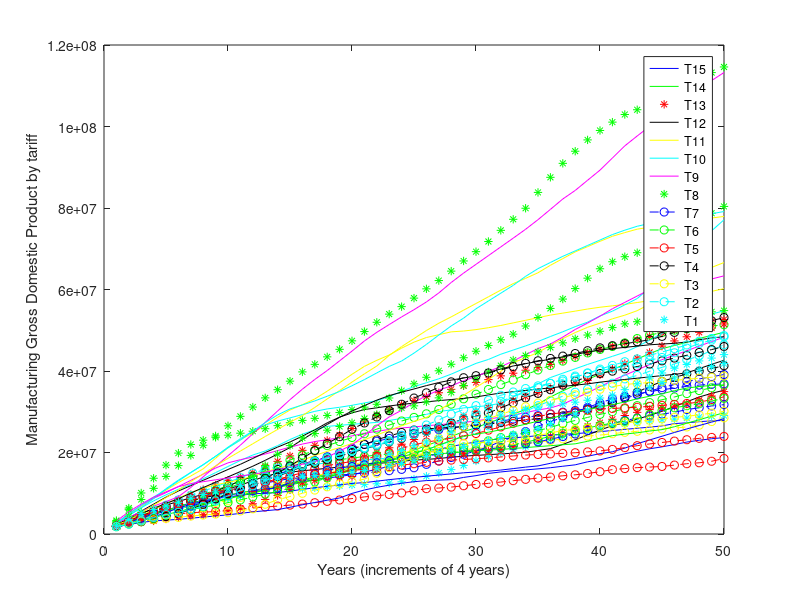

Source code (MATLAB):
%AM115 Final Project - Individual Agent Sector Investment: TARIFF
%SIMULATION 

%population/firm initialization 
incomelevels = 4;
indperlev = 100;
years = 50;
firmsperlev = 10;
familysize = 6;

%%%%productivity output by firm level compared with income level 1 output 
OutputProd = [1 1.075 1.2 1.3];


%Firm size transition matrix : http://www.jadafea.com/wp-content/uploads/2015/12/JAD_vol17-2_ch3.pdf
T1 = [0.66 0.21 0.08 0.04;
     0.19 0.44 0.15 0.22;
     0.08 0.18 0.31 0.43;
     0.01 0.01 0.08 0.90];
     

%savings rates for each quartile
savings = [.014 .02 .06 .12];


%consumption by quintile for Sierra Leone 
%https://archive.lib.msu.edu/DMC/African%20Working%20Papers/AREP/AREP16/AREP16.pdf
%consumption of quintile 1
sq1 = [.266 .535 .043 .019];
%consumption of quintile 2
sq2 = [.260 .522 .056 .02];
%consumption of quintile 3
sq3 = [.257 .476 .062 .021];
%consumption of quintile 4
sq4 = [.254 .509 .069 .021]; 

% % % % % % % % % % % % % % %%%consuming of all quintile one products by every other quintile 
% % % % % % % % % % % % % % ssq1 = [.266 .260 .257 .254]; %consumption of q1 products by q1 q2 q3 q4
% % % % % % % % % % % % % % ssq2 = [.535 .522 .476 .509]; %consumption of q2 products by q1 q2 q3 q4
% % % % % % % % % % % % % % ssq3 = [.043 .056 .062 .069]; %consumption of q3 products by q1 q2 q3 q4
% % % % % % % % % % % % % % ssq4 = [.019+.135 .02+.141 .021+.144 .021+.147]; %consumption of q4 products by q1 q2 q3 q4
% % % % % % % % % % % % % % 
% % % % % % % % % % % % % % SQX = [.266 .260 .257 .254;
% % % % % % % % % % % % % %       .535 .522 .476 .509;
% % % % % % % % % % % % % %       .043 .056 .062 .069;
% % % % % % % % % % % % % %       .019+.135 .02+.141 .021+.144 .021+.147];
  

%%%%% exporting share by firm size  %%%%%

k = [20/25 3/25 1/25 1/25];
expshare = ones(incomelevels, firmsperlev) .* k';

%%%%%%%%%TARIFF RANGE INITIALIZATION%%%%%%%
Tarrif = [0 .10 .20 .35 .45 .65 .82 .91 .100 .107 .115 .123 .130 .135 .142]; 
Tmag = 15;
%gdptariff = zeros(years, Tmag);

%%%%%%%%%%%%%%%%%%%%%%%%%%%%SIMULATION%%%%%%%%%%%%%%%%%%%%%%%%%%%%%%%%%%%%%
%%%%%%%%%%%%%%%%%%%%%%%%%%%%%%%%%%%%%%%%%%%%%%%%%%%%%%%%%%%%%%%%%%%%%%%%%%%

simulations = 3;



for x = 1:simulations

        gdptariff = zeros(years, Tmag);

        for t = 1:Tmag
                %%%%%%%%%%%%%%%%%%%%%%REINITIALIZATION%%%%%%%%%%%%%%%%%%%%%%%%%%%
                %reinitialization
                pop = ones(incomelevels, indperlev); 
                pop(2,:) = 2;
                pop(3,:) = 3;
                pop(4,:) = 4;

                %%%%%plotting matrices: 
                firmplot = zeros(years, incomelevels);
                wealthplot = zeros(years, incomelevels);
                gdpplot = zeros(years, incomelevels);

                %reinitializing wagesincome 
                wagesincome = [1.5*260 5.75*260 15.75*260 25*260];

                %reinitializing each firms income per year 
                ssq1 = [.266 .260 .257 .254]; %consumption of q1 products by q1 q2 q3 q4
                ssq2 = [.535 .522 .476 .509]; %consumption of q2 products by q1 q2 q3 q4
                ssq3 = [.043 .056 .062 .069]; %consumption of q3 products by q1 q2 q3 q4
                ssq4 = [.019 .02 .021 .021];
                %firmincome = zeros(incomelevels, indperlev); 
                %firmincome = zeros(incomelevels, firmsperlev);
                firmincome = ones(incomelevels, firmsperlev);
                firmincome(1,:) = firmincome(1,:) .* (OutputProd(1)).*((sum((wagesincome .* (1.-savings) .* ssq1).* indperlev)/firmsperlev) - ((wagesincome(1) .* (indperlev/familysize))/firmsperlev));
                firmincome(2,:) = firmincome(2,:) .* (OutputProd(2)).*((sum((wagesincome .* (1.-savings) .* ssq2).* indperlev)/firmsperlev) - ((wagesincome(2) .* (indperlev/familysize))/firmsperlev));
                firmincome(3,:) = firmincome(3,:) .* (OutputProd(3)).*((sum((wagesincome .* (1.-savings) .* ssq3).* indperlev)/firmsperlev) - ((wagesincome(3) .* (indperlev/familysize))/firmsperlev));
                firmincome(4,:) = firmincome(4,:) .* (OutputProd(4)).*((sum((wagesincome .* (1.-savings) .* ssq4).* indperlev)/firmsperlev) - ((wagesincome(4) .* (indperlev/familysize))/firmsperlev));

                wealth = zeros(incomelevels, indperlev);
                manugdp = zeros(years, 1);
                
                %%%%%%%%%%%%%%%%%%%%%%REINITIALIZATION%%%%%%%%%%%%%%%%%%%%%%%%%%%

                %%%consuming of all quintile one products by every other quintile 
                ssq1 = [.266 .260 .257 .254]; %consumption of q1 products by q1 q2 q3 q4
                ssq2 = [.535 .522 .476 .509]; %consumption of q2 products by q1 q2 q3 q4
                ssq3 = [.043 .056 .062 .069]; %consumption of q3 products by q1 q2 q3 q4
                ssq4 = [.019+Tarrif(t) .02+Tarrif(t) .021+Tarrif(t) .021+Tarrif(t)]; %consumption of q4 products by q1 q2 q3 q4

                SQX = [.266 .260 .257 .254;
                      .535 .522 .476 .509;
                      .043 .056 .062 .069;
                      .019+Tarrif(t) .02+Tarrif(t) .021+Tarrif(t) .021+Tarrif(t)];


                for i = 1:years

                        for r = 1:incomelevels %for each individual in each income level at year i
                            %%%%%%%%%%%%%%%%%%%%
                            %wagesincome = [1.5*260 5.75*260 15.75*260 25*260];
                            %changing wages based on firm output, and probability of
                            %individual switching from smaller firm to bigger firm or vice
                            %versa
                            rnd = rand(1.0);
                            if (wagesincome(r) == 1.5 * 260) %%%%% <========= maybe change to firm output levels? 
                                if (rnd < T1(1,2))
                                    wagesincome(r) = 5.75 * 260;
                                elseif (rnd < T1(1,3))
                                    wagesincome(r) = 15.75 * 260;
                                elseif (rnd < T1(1,4))
                                    wagesincome(r) = 25 * 260;
                                else
                                    wagesincome(r) = 1.5 * 260; 
                                end
                            end
                            rnd = rand(1.0);
                            if (wagesincome(r) == 5.75 * 260)
                                if (rnd < T1(2,1))
                                    wagesincome(r) = 1.5 * 260;
                                elseif (rnd < T1(2,3))
                                    wagesincome(r) = 15.75 * 260;
                                elseif (rnd < T1(2,4))
                                    wagesincome(r) = 25 * 260;
                                else
                                    wagesincome(r) = 5.75 * 260; 
                                end
                            end
                            rnd = rand(1.0);
                            if (wagesincome(r) == 15.75 * 260)
                                if (rnd < T1(3,1))
                                    wagesincome(r) = 1.5 * 260;
                                elseif (rnd < T1(3,2))
                                    wagesincome(r) = 5.75 * 260;
                                elseif (rnd < T1(3,4))
                                    wagesincome(r) = 25 * 260;
                                else
                                    wagesincome(r) = 15.75 * 260; 
                                end
                            end
                            rnd = rand(1.0);
                            if (wagesincome(r) == 25 * 260)
                                if (rnd < T1(4,1))
                                    wagesincome(r) = 1.5 * 260;
                                elseif (rnd < T1(4,2))
                                    wagesincome(r) = 5.75 * 260;
                                elseif (rnd < T1(2,4))
                                    wagesincome(r) = 15.75 * 260;
                                else
                                    wagesincome(r) = 25 * 260; 
                                end
                            end


                            %%%%%%%%%%%%%%%%%%%%
                            for b = 1:firmsperlev 

                                %calculating firm income after every year = prior income + sales - laborcosts  
                                firmincome(r,b) = firmincome(r,b) + (OutputProd(r)).*(sum((wagesincome .* (1.-savings) .* SQX(r,:).* indperlev)/firmsperlev)) - ((wagesincome(r) .* (indperlev/familysize))/firmsperlev) + (expshare(r,b).* manugdp(i));

                            end


                            for a = 1:indperlev

                                %aggregating total wealth for each individual in each income
                                %level 
                                wealth(r,a) = wealth(r,a) + (wagesincome(pop(r,a)) * savings(pop(r,a))); % + firmincome(r,a);


                            end

%                             firmplot(i,r) = firmincome(r,1);
%                             wealthplot(i,r) = wealth(r,1);
%                             gdpplot(i,r) = firmplot(i,r) + wealthplot(i,r);

                        end

                manugdp(i) = sum(sum(wealth') + sum(firmincome'));
                gdptariff(i,t) = manugdp(i); 

                end 


        end


%         plot(firmplot(:,1), 'Color', 'b');
%         hold on;
%         plot(firmplot(:,2), 'Color', 'g');
%         plot(firmplot(:,3), 'Color', 'r');
%         plot(firmplot(:,4), 'Color', 'k');
%         xlabel('Years (increments of 4 years)'); % x-axis label
%         ylabel('Firm Wealth in $'); % y-axis label
%         legend('Q1','Q2', 'Q3','Q4');


%         plot(wealthplot(:,1), 'Color', 'b');
%         hold on;
%         plot(wealthplot(:,2), 'Color', 'g');
%         plot(wealthplot(:,3), 'Color', 'r');
%         plot(wealthplot(:,4), 'Color', 'k');
%         xlabel('Years (increments of 4 years)'); % x-axis label
%         ylabel('Individual Wealth in $'); % y-axis label
%         legend('Q1','Q2', 'Q3','Q4');

%         plot(gdptariff(:,1), 'Color', 'b');
%         hold on;
%         plot(gdptariff(:,2), 'Color', 'g');
%         plot(gdptariff(:,3), 'Color', 'r');
%         plot(gdptariff(:,4), 'Color', 'k');
%         xlabel('Years (increments of 4 years)'); % x-axis label
%         ylabel('GDP per Manufacturing Sector in $'); % y-axis label
%         legend('Q1','Q2', 'Q3','Q4');
        
%         plot(gdptariff);
%         hold on;
        plot(gdptariff(:,1), 'Color', 'b');
        hold on;
        plot(gdptariff(:,2), 'Color', 'g');
        plot(gdptariff(:,3), 'r*');
        plot(gdptariff(:,4), 'Color', 'k');
        plot(gdptariff(:,5), 'Color', 'y');
        plot(gdptariff(:,6), 'Color', 'c');
        plot(gdptariff(:,7), 'Color', 'm');
        plot(gdptariff(:,8), 'g*');
        plot(gdptariff(:,9), 'b--o');
        plot(gdptariff(:,10), 'g--o');
        plot(gdptariff(:,11), 'r--o');
        plot(gdptariff(:,12), 'k--o');
        plot(gdptariff(:,13), 'y--o');
        plot(gdptariff(:,14), 'c--o');
        plot(gdptariff(:,15), 'c*');
        xlabel('Years (increments of 4 years)');
        ylabel('Manufacturing Gross Domestic Product by tariff')
        legend('T15','T14', 'T13', 'T12', 'T11', 'T10', 'T9', 'T8', 'T7', 'T6', 'T5', 'T4', 'T3', 'T2', 'T1');
        
end  


hold off; 